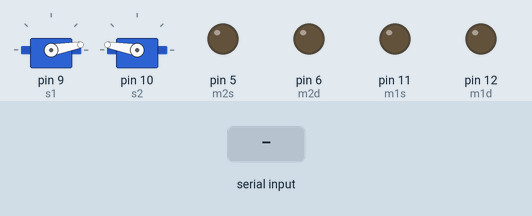
Recording of a sketch running on a simulated Arduino Uno, built with avr-gcc and run on an emulated ATmega328P. Shown: 2 × servo, output pins drawn as LEDs (lit = HIGH). Inputs (shaded band) come from the test bench.

Above: at 1.2 s.
1.3 s: "W" received over Serial
At 3.9 s:
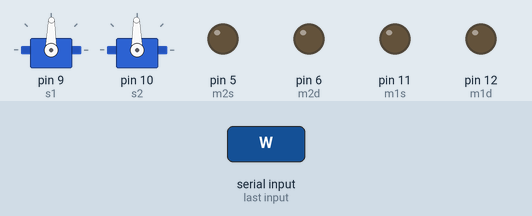
4.3 s: "F" received over Serial
At 5.4 s:
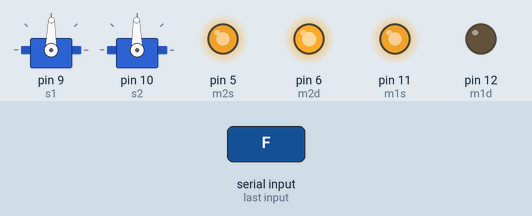
5.8 s: "B" received over Serial
At 6.6 s:
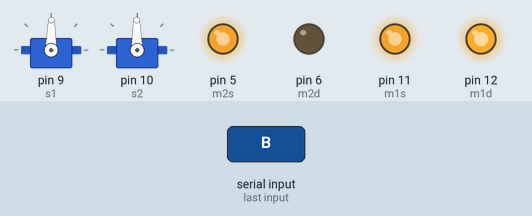
7.3 s: "R" received over Serial
At 7.7 s:
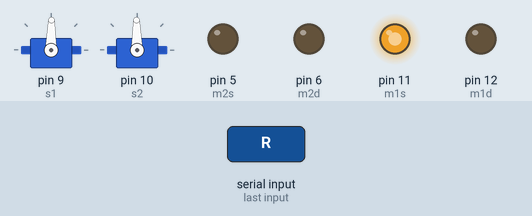
8.8 s: "L" received over Serial
At 10.0 s:
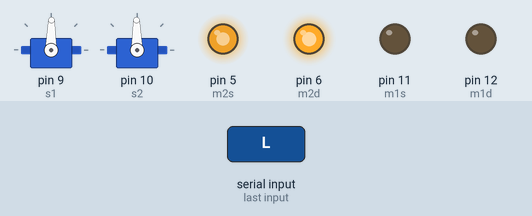
10.3 s: "S" received over Serial
At 11.2 s:
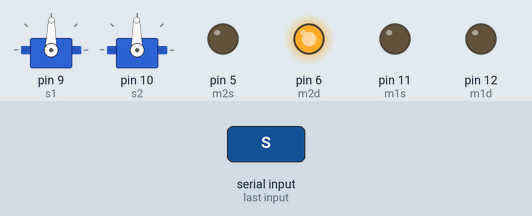
Timing chart, 0 to 12.8 s (numbered marks = the images above; inputs shaded):
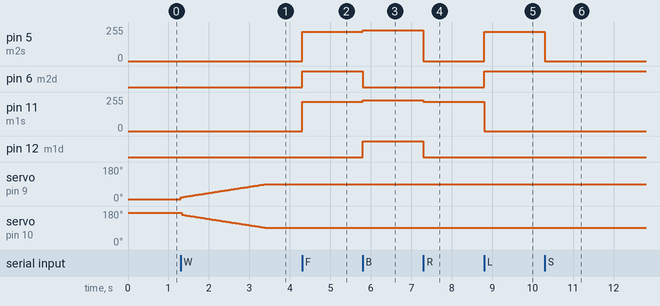

The sketch:

minare3.ino
```cpp
#include<Servo.h>

#define speed 220
#define m1s 11
#define m1d 12
#define m2s 5
#define m2d 6
#define m1cw 0
#define m1acw 1
#define m2cw 1
#define m2acw 0

Servo s1,s2;
char c;
int pos1,pos2=160;


//int brk=0;

void setup() {
  // put your setup code here, to run once:
  Serial.begin(9600);
  s1.attach(9);
  s2.attach(10);
  s1.write(10);
  s2.write(170);

  pinMode( m1s, OUTPUT);//m1
  pinMode( m1d, OUTPUT);//m1
  pinMode( m2s, OUTPUT);//m2
  pinMode( m2d, OUTPUT);//m2
  //pinMode( 7, OUTPUT);//m1 b
  //pinMode( 2, OUTPUT);//m2 b
  pinMode( 3, OUTPUT);//s1
  pinMode( 5, OUTPUT);//s2

  //brake();
   }

void loop()
  {
  // put your main code here, to run repeatedly:
  if(Serial.available())
  {
  c=Serial.read();
  if(c=='F')
    forward();
  if(c=='B')
    backward();
  if(c=='R')
    slowright();
  if(c=='L')
    slowleft();
  if(c=='S')
     brake();
 /* if(c=='I')
     sharpright();
  if(c=='G')
     sharpleft();*/
  if(c=='W'||c=='w')
     restore();
  if(c=='U'||c=='u')
     dump();
  }
  }

void forward()
{
  //rotate m1 clockwise
  analogWrite( m1s,speed);
  //digitalWrite( ,0);
  digitalWrite( m1d,m1cw);
  //digitalWrite(7,brk);
  //rotate m2 clockwise
  analogWrite( m2s,speed);
  //digitalWrite( ,0);
  digitalWrite( m2d,m2cw);
  //digitalWrite(2,brk);
}

void backward()
{
  //rotate m1 anticlockwise
  analogWrite( m1s,230);
  digitalWrite(m1d ,m1acw);
  //digitalWrite(7,brk);
 // digitalWrite( ,1);

  //rotate m2 anticlockwise
  analogWrite( m2s,230);
  digitalWrite( m2d,m2acw);
  //digitalWrite(2,brk);
  //digitalWrite( ,1);
}

void sharpright()
{
  //rotate m1 clockwise
  analogWrite( m1s,speed);
  //digitalWrite( ,0);
  digitalWrite( m1d,m1cw);
  //digitalWrite(7,brk);

  //rotate m2 anticlockwise
  analogWrite( m2s,speed);
  digitalWrite( m2d,m2acw);
  //digitalWrite(2,brk);
  //digitalWrite( ,1);


}

void sharpleft()
{
  //rotate m1 anticlockwise
  analogWrite( m1s,speed);
  digitalWrite( m1d,m1acw);
  //digitalWrite( 7,brk);

  //rotate m2 clockwise
  analogWrite(m2s ,speed);
  digitalWrite( m2d,m2cw);
  //digitalWrite( 2,brk);


}
void brake()
{
  analogWrite(m1s,0);
  analogWrite(m2s,0);
}

void dump()
{//pos=constrain(pos,0,180);
 s1.write(20);
 s2.write(160);
 //delay(50);
 }

void restore()
{//pos=constrain(pos,0,180);
  for(pos1=20;pos1<90;pos1++)
  { int t=180-pos1;
    s1.write(pos1);
    delay(30);
    s2.write(t);

    }
 /*for(pos=35;pos<=75;pos++)
 {int t=180-pos;
 s1.write(pos);
 s2.write(t);
 delay(10);*/
}
void slowleft()
{
  //stop m1
  analogWrite( m1s,0);
  //digitalWrite( m1d,0);
  //digitalWrite( 7,brk);

  //rotate m2 clockwise
  analogWrite(m2s ,speed);
  digitalWrite( m2d,m2cw);
  //digitalWrite( 2,brk);

}
void slowright()
{
  //rotate m1 clockwise
  analogWrite( m1s,speed);
  digitalWrite( m1d,m1cw);
  //digitalWrite( 7,brk);

  //stop m2
  analogWrite(m2s ,0);
  //digitalWrite( m2d,1);
  //digitalWrite( 2,brk);

}
```

Measured:
- after the input at 1.3 s, servo on pin 9 (s1): moves from 10° to 89° over 2.1 s, starting at once; servo on pin 10 (s2): moves from 170° to 91° over 2.1 s, starting at once
- after the input at 4.3 s, pin 5 (m2s), pin 11 (m1s): 0/255 → 220/255 at once; pin 6 (m2d): LOW → HIGH at once
- after the input at 5.8 s, pin 5 (m2s), pin 11 (m1s): 220/255 → 230/255 at once; pin 6 (m2d): HIGH → LOW at once; pin 12 (m1d): LOW → HIGH at once
- after the input at 7.3 s, pin 5 (m2s): 230/255 → 0/255 at once; pin 11 (m1s): 230/255 → 220/255 at once; pin 12 (m1d): HIGH → LOW at once
- after the input at 8.8 s, pin 5 (m2s): 0/255 → 220/255 at once; pin 6 (m2d): LOW → HIGH at once; pin 11 (m1s): 220/255 → 0/255 at once
- after the input at 10.3 s, pin 5 (m2s): 220/255 → 0/255 at once
